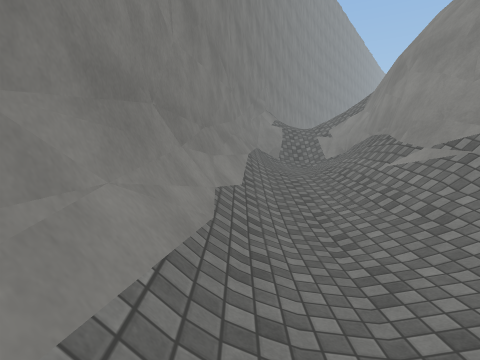
[1] (above)

24 first-person views from a walk through a 3-D level made in the Unity game engine. The camera is 1.5 m above the floor, tilts 2° down and sees 75° across. The floor is counted in squares, 2 m on a side. Each view is taken from the middle of a square. On the plan, view 1 faces up. The plan holds only what a view shows up to about 10 squares ahead; the rest is blank. The place goes on beyond the plan. Surface patterns are stand-ins for the level's own textures.

[2]
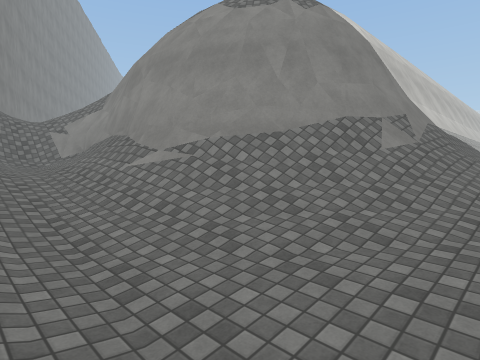

[3]
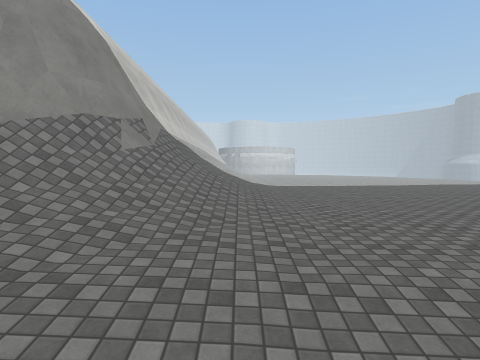

[4]
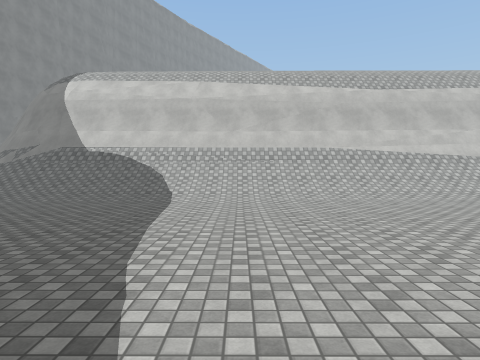

[5]
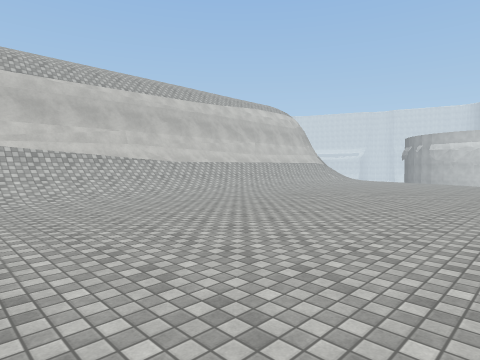

[6]
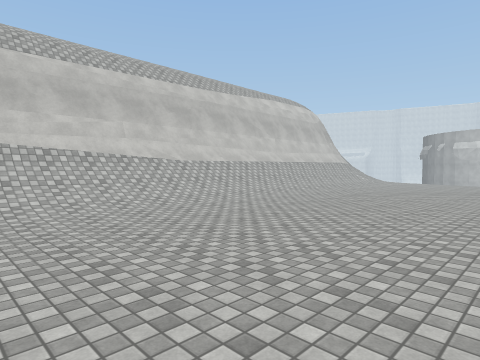

[7]
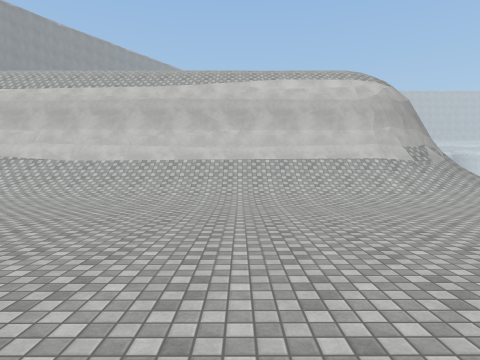

[8]
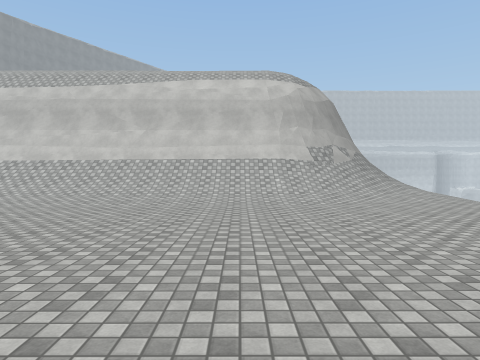

[9]
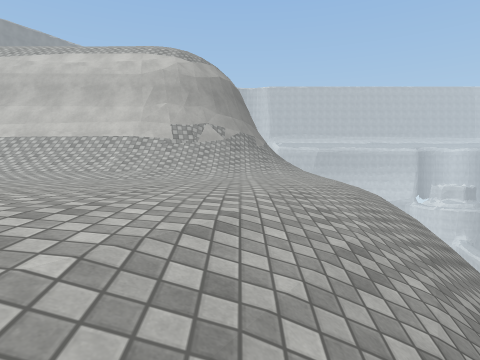

[10]
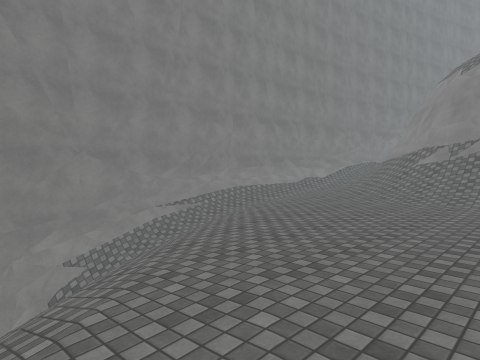

[11]
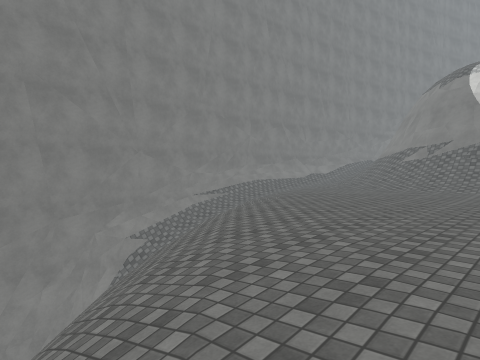

[12]
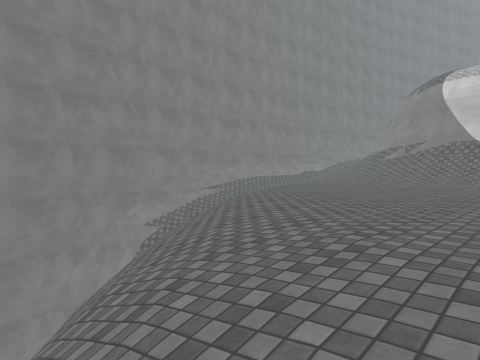

[13]
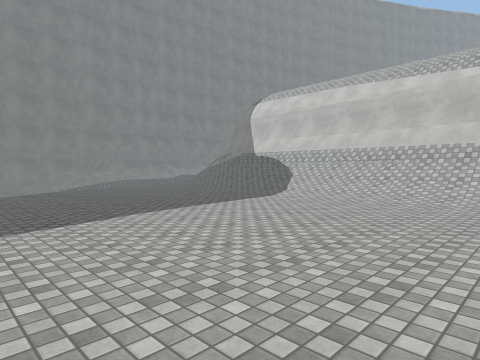

[14]
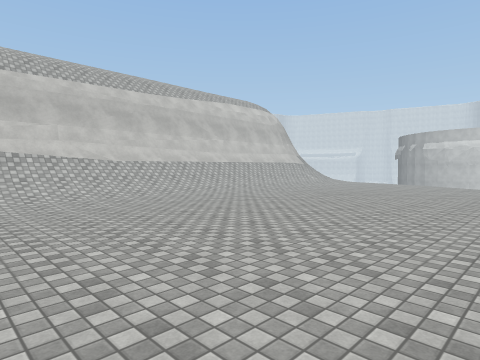

[15]
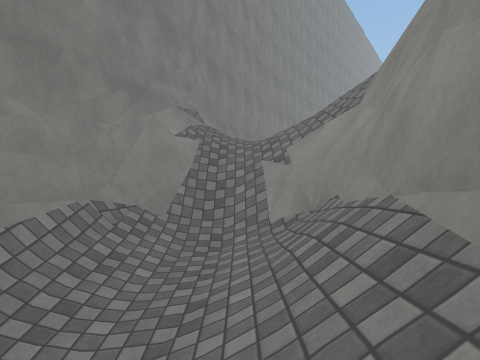

[16]
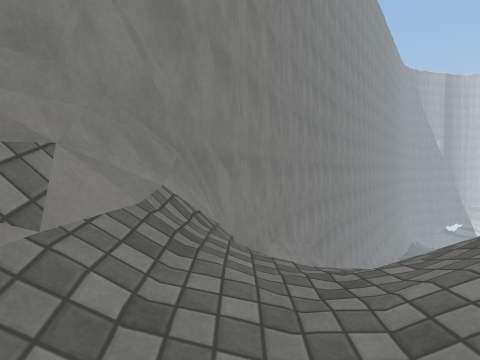

[17]
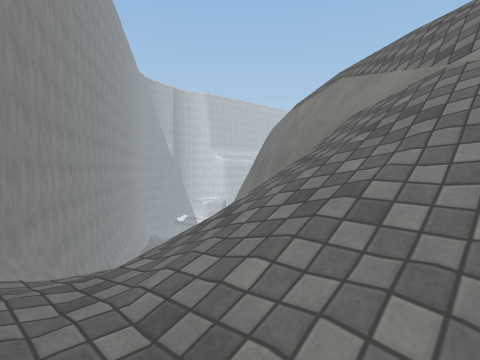

[18]
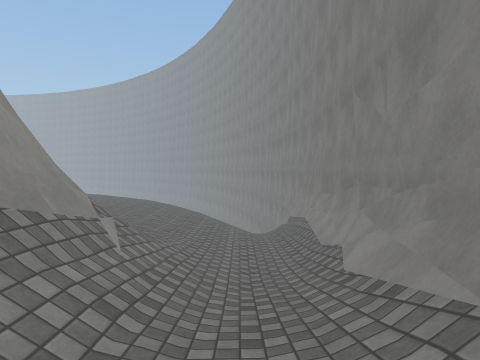

[19]
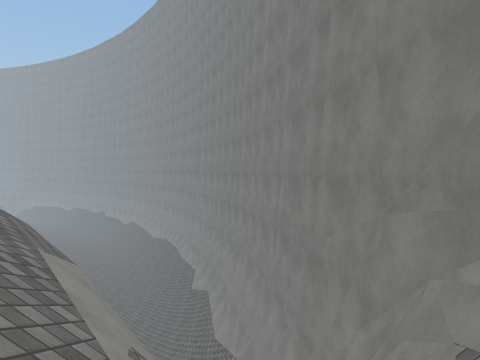

[20]
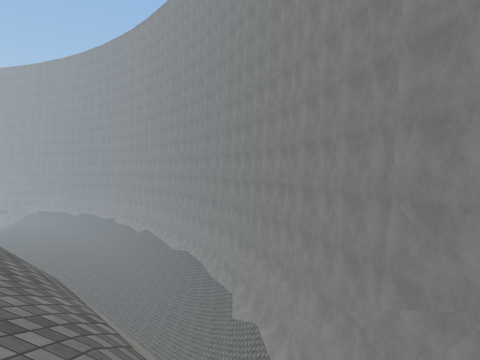

[21]
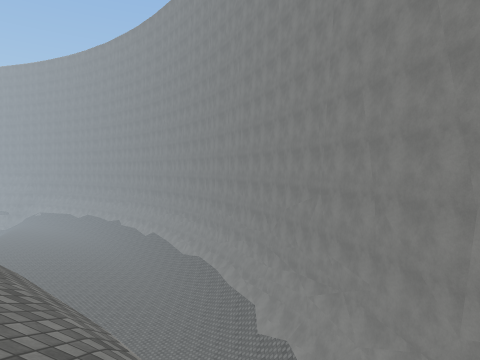

[22]
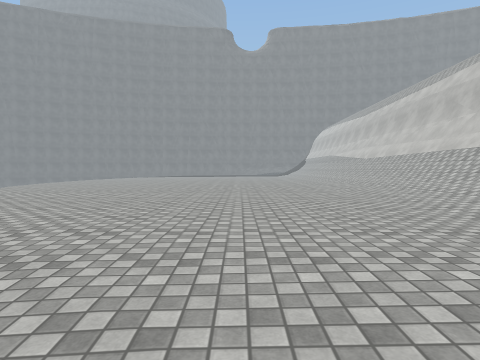

[23]
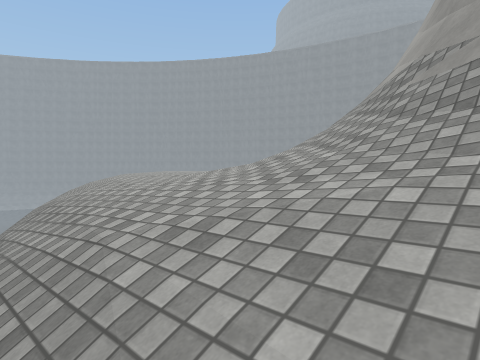

[24]
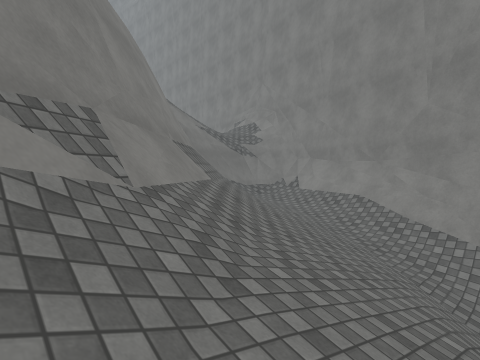

### Floor plan
Key: @ floor where view 1 was taken; # wall or solid block; . main floor; : floor 0.75 m higher than the main floor; - floor 0.75 m lower than the main floor; + floor 1.5 m higher than the main floor; * floor 4.75 m higher than the main floor; % floor 8.75 m higher than the main floor; / step, stairs or slope; = window, fence, low wall or low ledge; ^ raised ledge; v drop or lower ground.
Columns run from 1 left of view 1 to 37 right of it. Each row starts with its distance up from view 1.
 21      ##
 20      #//// /
 19     ##//////
 18     #/-///##
 17     #////###
 16    ##.///#
 15    #///###
 14   ##///#
 13   #=####
 12   #///##
 11   #*//=%
 10  ##///#
  9  ##/###
  8  #/+##
  7  #+/#
  6  #+/#
  5  #:/#
  4 ##:/#                              ////
  3 #/./###                          ##////
  2 #/.///########^^^^^^^^^^^^########//.//
  1 #/..///////////////////////////////:.//
  0 #@...:///////////////////////////::../v
 -1 #/.................................../
 -2 #//.................................//
 -3 #///................................/v
 -4 #///...............................//v
 -5 #/ //............................../v
 -6 #= #/.............................//
 -7 ## v//........................... /
 -8 #v  v//....  ..........  ......
 -9 #v   v//...              .....
-10 #v    v///.              ...
-11 ##v    vv /              ..
-12  #v
-13  #vv
-14  #vv
-15  #vv
-16  ##v
-17   #v

Positions as (right, up) in squares from view 1, and headings:
1: (0, 0), facing up
2: (0, 0), facing up-right
3: (0, 0), facing right
4: (12, -8), facing up
5: (15, -8), facing up-right
6: (16, -6), facing up-right
7: (26, -8), facing up
8: (29, -8), facing up
9: (33, -7), facing up
10: (7, -8), facing up-left
11: (8, -10), facing up-left
12: (9, -11), facing up-left
13: (16, -8), facing up-left
14: (17, -8), facing up-right
15: (2, 5), facing up
16: (2, 10), facing up
17: (2, 10), facing up-right
18: (1, 7), facing down
19: (1, -4), facing down
20: (3, -6), facing down
21: (4, -7), facing down
22: (34, -4), facing left
23: (37, 4), facing down-left
24: (10, 20), facing down-left
